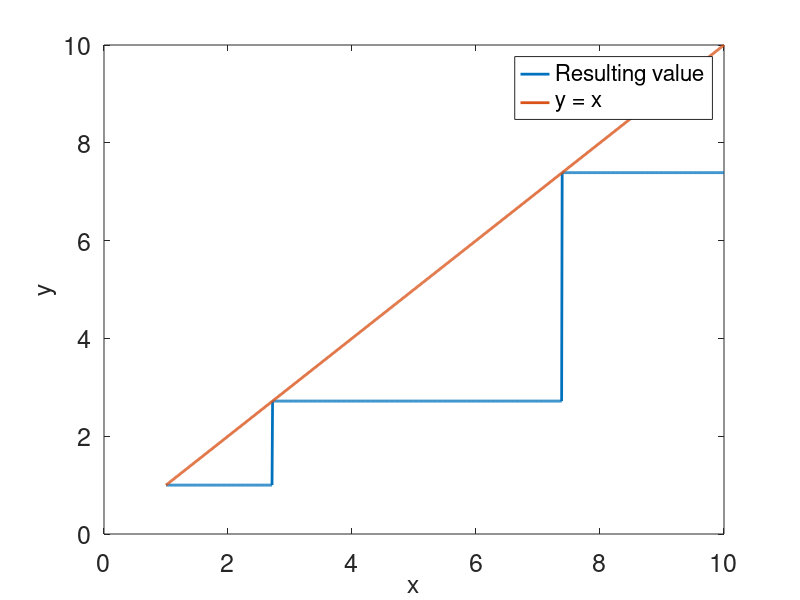

Here is the MATLAB script that generated this plot:
clc
clear
close all

x = linspace(1.0,10.0,1001);
ref = x;
y = x;

for i = 1:52
    y = sqrt(y);
end

for i = 1: 52
    y = y.^2;
end

plot(x,y,'LineWidth',2)
hold on
plot(x,ref,'LineWidth',2)
set(gca,'fontsize',18)
set(gcf,'color','w')
ylabel('y','fontsize',18)
xlabel('x','fontsize',18)
legend('Resulting value','y = x')
%saveas(gcf, 'q6','png')